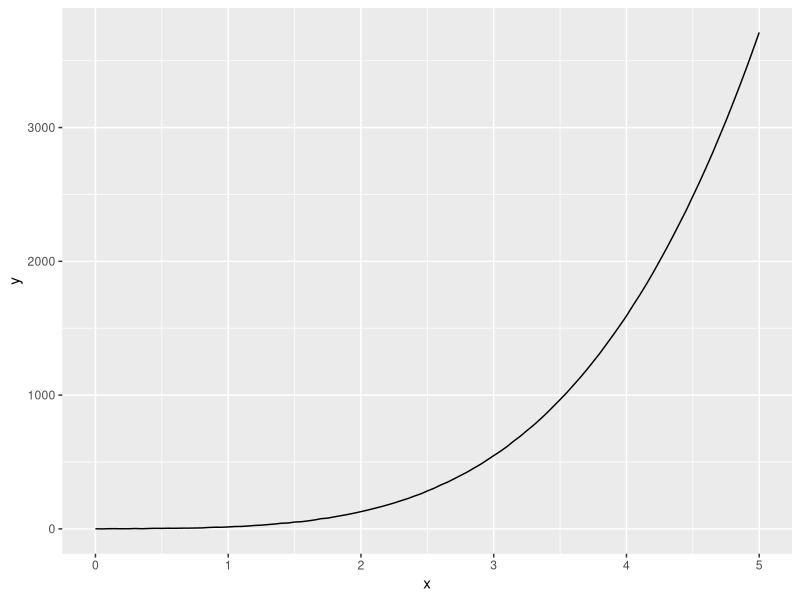

This chart was generated by the following R code:
## ---- chunk 1
  Y <- function(x, teta, eps) {
    return (teta[1] + teta[2]*x + teta[3]*x**2 + teta[4]*x**3 + teta[5]*x**4 + eps)
  }
## ---- chunk 2
  #1
  a = 0
  b = 5
  n = 100
  
  mean = 0
  sd = 1
  
  tetas <- c(1, 2, 3, 4, 5)
  X <- seq(a, b, (b - a) / n)
## ---- chunk 3
  #2
  eps <- rnorm(n + 1, mean=mean, sd=sd)
  Y <- Y(X, teta=tetas, eps=eps)
## ---- chunk 4

  #install.packages("ggplot2")
  library(ggplot2)
  
  
  df <- data.frame(y<-Y, x<-X)
  ggplot(data=df, aes(x=x, y=y))  + geom_line()

## ---- chunk 5
  #3
